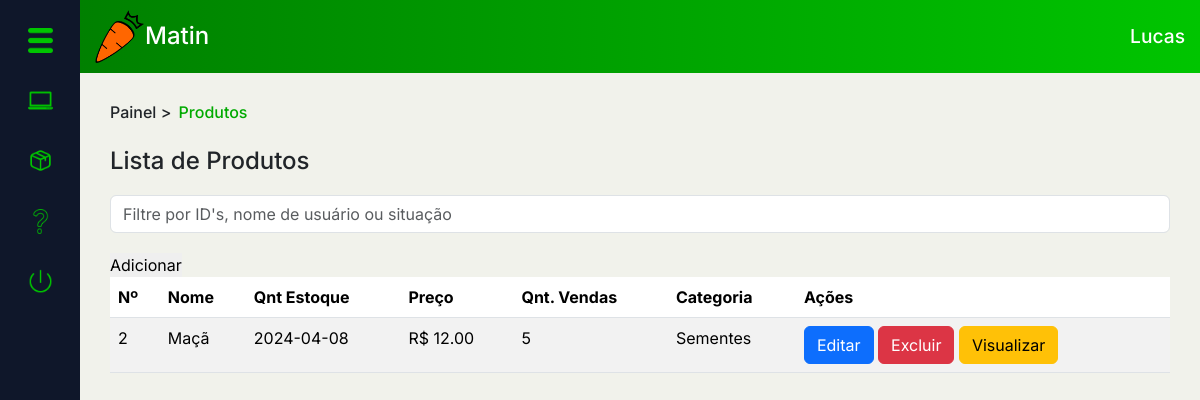
/PAGES/dashboard.php?page=prod_list (signed in), run on the app's committed database.
### tables this page shows
CREATE TABLE `usuario` (
  `idUsu` int(11) NOT NULL,
  `nome_usu` varchar(50) NOT NULL,
  `ativo` enum('0','1') NOT NULL DEFAULT '1',
  `data_criacao` date NOT NULL,
  `email_usu` varchar(100) NOT NULL,
  `senha_usu` varchar(45) NOT NULL,
  `tel_usu` varchar(45) NOT NULL,
  `fotos_usu` varchar(45) NOT NULL DEFAULT 'sem_foto.png',
  `premium` enum('0','1') NOT NULL,
  `NR` varchar(45) NOT NULL,
  `comp` varchar(45) NOT NULL,
  `TCIR` enum('CPF','CNPJ') NOT NULL,
  `NRCIR` varchar(45) NOT NULL,
  `nvl_usu` enum('A','F','C') NOT NULL DEFAULT 'C',
  `Local_CEP` int(11) NOT NULL,
  `tipoLocal` enum('casa','trabalho') NOT NULL,
  `infoAddLocal` varchar(100) NOT NULL,
  `qnt_vendas_usuario` int(11) NOT NULL DEFAULT 0,
  `visto_por_ultimo` datetime DEFAULT NULL,
  `usu_online` tinyint(1) DEFAULT 0
);

CREATE TABLE `produto` (
  `idProduto` int(11) NOT NULL,
  `nome_prod` varchar(100) NOT NULL,
  `qnt_prod_estoque` int(11) NOT NULL,
  `data_criacao_prod` date NOT NULL,
  `preco_prod` decimal(5,2) NOT NULL,
  `fotos_prod` varchar(100) NOT NULL DEFAULT 'sem_foto.png',
  `qnt_vendas` int(11) NOT NULL,
  `promocao` int(11) DEFAULT NULL,
  `parcela` int(11) DEFAULT NULL,
  `idCategoria` int(11) NOT NULL
);

CREATE TABLE `cria` (
  `idCria` int(11) NOT NULL,
  `idUsu` int(11) NOT NULL,
  `idProduto` int(11) NOT NULL
);

CREATE TABLE `categoria` (
  `idCategoria` int(11) NOT NULL,
  `nome_cat` varchar(45) NOT NULL,
  `img_cat` varchar(300) DEFAULT 'sem_foto.png',
  `desc_cat` varchar(100) DEFAULT NULL,
  `qnt_vis` int(11) DEFAULT NULL
);

### MODEL/autenticacao.php (called while the page is built, shortened)
<?php
function pegarIDUsuario(){
    return $_SESSION['idUsu'];
}
?>

### PAGES/DASHBOARD/prod_list.php (the view, shortened to what this page needs)
<div class="conteudo" id="conteudo2">
    <div class="top-cont">
        <div class="local">
            <h6><a href="../DASHBOARD/adminDash.php">Painel</a> > <mark>Produtos</mark></h6>
        </div>
    </div>
    <div class="main-cont">
        <div class="main-tit">
            <h4>Lista de Produtos</h4>
        </div>
        <div class="pesq">
            <div class="input-group flex-nowrap search-bar">
                <input type="search" class="form-control" placeholder="Filtre por ID's, nome de usuário ou situação" aria-label="Search" aria-describedby="addon-wrapping">
            </div>
            <a href="?page=add_usu&NdPAdd=1"><button class="btnAdd" type="button">Adicionar</button></a>
        </div>
        <table class="table table-striped">
            <thead>
                <tr>
                    <th scope="col">Nº</th>
                    <th scope="col">Nome</th>
                    <th scope="col">Qnt Estoque</th>
                    <th scope="col">Preço</th>
                    <th scope="col">Qnt. Vendas</th>
                    <th scope="col">Categoria</th>
                    <th scope="col">Ações</th>
                </tr>
            </thead>
            <tbody>
                <?php
                $pagina = 1;
                $limite = 4;
                $inicio = ($pagina * $limite) - $limite;
                $selectQ = "SELECT * FROM produto p INNER JOIN categoria c ON p.idCategoria = c.idCategoria INNER JOIN cria c2 ON c2.idProduto = p.idProduto WHERE c2.idUsu = $idUsu ORDER BY p.idProduto LIMIT $inicio, $limite";
                $selectP = $cx->prepare($selectQ);
                $selectP->setFetchMode(PDO::FETCH_ASSOC);
                $selectP->execute();
                $total = $selectP->rowCount();
                if ($total == 0) {
                    echo "<p class='txtVermelho'>Não há registros no momento...</p>";
                } else {
                    while ($dados = $selectP->fetch()) {
                        echo "<tr>";
                        echo "<td scope='row'>{$dados['idProduto']}</td>";
                        echo "<td>{$dados['nome_prod']}</td>";
                        echo "<td>{$dados['data_criacao_prod']}</td>";
                        echo "<td>R$ {$dados['preco_prod']}</td>";
                        echo "<td>{$dados['qnt_vendas']}</td>";
                        echo "<td>{$dados['nome_cat']}</td>";
                        echo "<td><a href='#'><button type='button' class='btn btn-primary'>Editar</button></a> <a href='#'><button type='button' class='btn btn-danger'>Excluir</button></a> <a href='#'><button type='button' class='btn btn-warning'>Visualizar</button></a></td>";
                        echo "</tr>";
                    }
                }
                ?>
            </tbody>
        </table>
    </div>
</div>

### PAGES/DASHBOARD/headerDash.php (shortened to what this page needs)
<?php
if (isset($idUsu)) {
    $selectQ = "SELECT * FROM usuario WHERE idUsu = $idUsu";
    $selectP = $cx->prepare($selectQ);
    $selectP->execute();
    $dados = $selectP->fetch(PDO::FETCH_ASSOC);
}
?>
<nav class="d-flex justify-content-between align-items-center header">
    <a href="../index.php">
        <div class="logo">
            <figure>
                <img src="../IMAGES/matin-logo-png.png" alt="Matin">
            </figure>
            <h1>Matin</h1>
        </div>
    </a>
    <div class="usuario">
        <h1><?php echo $dados['nome_usu'] ?></h1>
    </div>
</nav>

### ASSETS/GERAL.css (style rules this page uses)
:root { --preto00: black; --pretoAzulado: #0F172A; --branco00: white; --cinza00: #C1C1C1; --cinza01: #898989; --cinza02: #D9D9D9; --cinza03: #EAEAEA; --cinza04: #ABABAB; --laranja00: #FF6600; --laranja01: #FF9F5F; --laranjaClaro: #FFE0CC; --laranjaPressed: #d66215; --vermelho00: #FF2A2A; --vermelhoAviso: #B00000; --azulClaro: #009EBB; --verde00: #008000; --verde01: #00C500; --verde02: #00AA00; --verdePressed: #035f03; --bege00: #F1F2EB; --bege01: #F5FBEF; --bege02: #E5E0E0; --bege03: #F2EEEB; --fonte01: 'Inter', serif; }

### ASSETS/PAGINAS-CSS/dashboard.css (style rules this page uses)
body { background-color: var(--bege00) !important; }

### PAGES/DASHBOARD/sidebarDash.php (style rules this page uses)
h6, h5 { margin: 0 !important; }
img { width: 25px; }

### PAGES/DASHBOARD/headerDash.php (style rules this page uses)
.header { background: linear-gradient(to right, var(--verde00), var(--verde01)); padding: 10px 15px; width: 100%; }
a { margin: 0; text-decoration: none; }
figure, h1 { margin: 0; }
nav .logo h1 { font-size: 1.5em; color: var(--branco00); }
.usuario, .logo { display: flex; align-items: center; }
nav .usuario h1 { font-size: 1.2em; color: var(--branco00); }
.logo figure img { width: 50px; }

### PAGES/DASHBOARD/prod_list.php (style rules this page uses)
#conteudo2 { padding: 30px; }
h6 a { color: var(--preto); text-decoration: none; }
mark { background-color: transparent !important; color: var(--verde02); }
.search-bar { margin: 20px 0 !important; }

### data on the page
usuario: nome_usu "Lucas"
produto: cria.idProduto "2", nome_prod "Maçã", data_criacao_prod "2024-04-08", preco_prod "12.00", qnt_vendas "5", idCategoria.nome_cat "Sementes"
